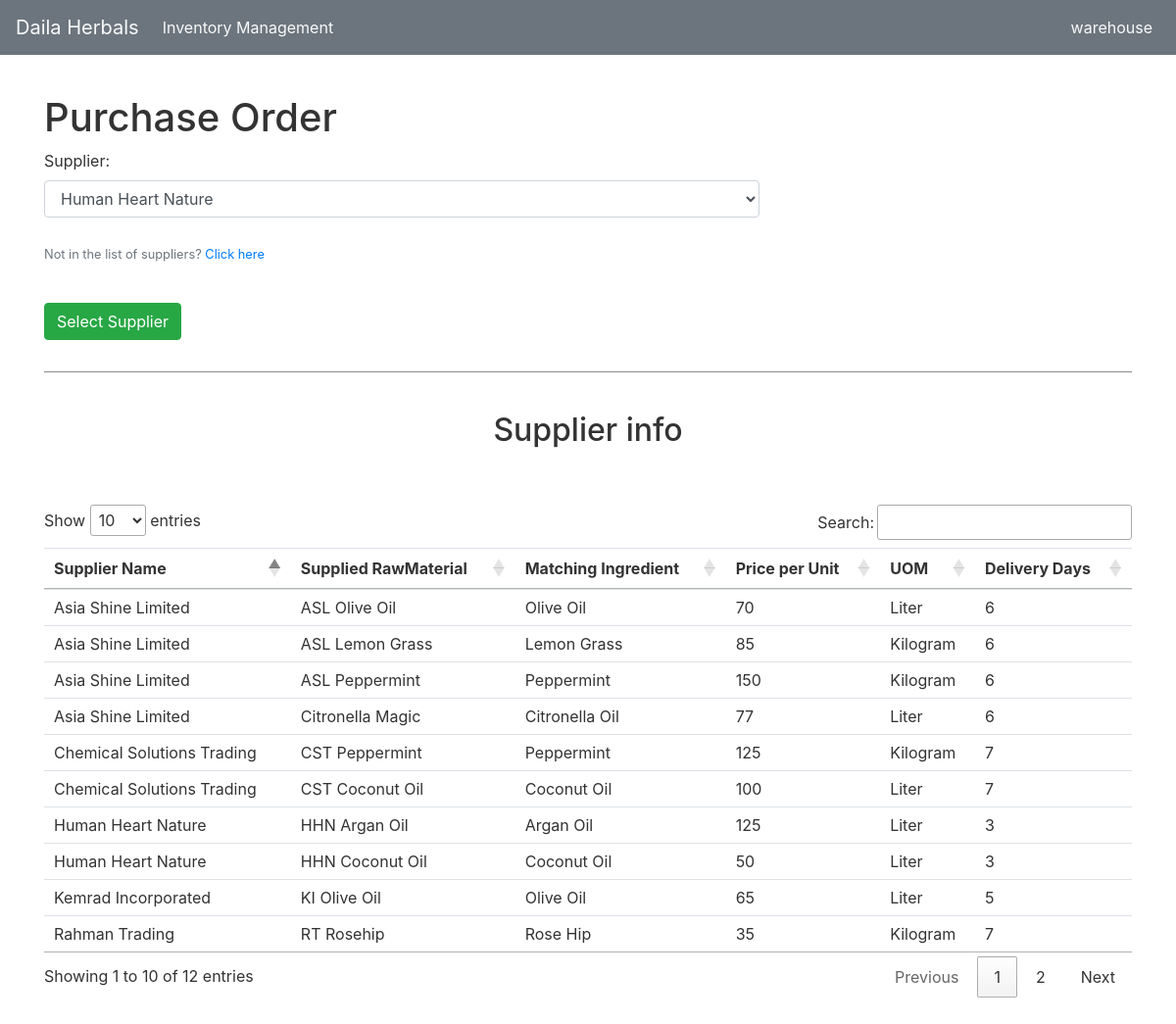
/makePurchaseOrder.php (signed in), run on the app's committed database.
### tables this page shows
CREATE TABLE `rawmaterial` (
  `rawMaterialID` int(11) NOT NULL,
  `name` varchar(45) NOT NULL,
  `supplierID` int(11) NOT NULL,
  `pricePerUnit` float NOT NULL,
  `unitOfMeasurement` varchar(45) NOT NULL
);

CREATE TABLE `supplier` (
  `supplierID` int(11) NOT NULL,
  `company` varchar(45) NOT NULL,
  `firstName` varchar(45) NOT NULL,
  `lastName` varchar(45) NOT NULL,
  `landline` varchar(45) NOT NULL,
  `mobileNumber` varchar(45) NOT NULL,
  `address` text NOT NULL,
  `duration` int(11) NOT NULL
);

CREATE TABLE `ingredient` (
  `ingredientID` int(11) NOT NULL,
  `quantity` float NOT NULL,
  `name` varchar(45) NOT NULL
);

### makePurchaseOrder.php (the view, shortened to what this page needs)
<?php include "includes/sections/header.php"; ?>
<?php include "includes/sections/navbar.php"; ?>
<div class="container">
  <div id="page-wrapper">
      <div class="row">
          <div class="col-lg-12">
              <h1 class="page-header"><br><br>
                  Purchase Order
              </h1>
          </div>
      </div>
      <div class="row">
          <div class="col-lg-8">
              <div class="panel panel-default">
                <?php
                if (!isset($_GET['lack'])) {
                  ?>
                  <form action="postPurchaseOrder.php" method="GET">
                     <div class="form-group">
                        <p class="form-control-static">
                              <label>Supplier:</label></br>
                               <select class="form-control" name="supplier" id="supplier-list">
                               <?php
                                 $result = mysqli_query($conn, 'SELECT * FROM Supplier');
                                 while($row = mysqli_fetch_array($result)){
                                   echo "<label><option value=\"{$row['supplierID']}\">{$row['company']}</option></label>
                                   <br>";
                                 }
                                ?>
                              </select><br><small class="form-text text-muted">Not in the list of suppliers? <a href="addSupplier.php">Click here</a></small><br>
                        </p>
                    <input type="submit" name="submit" value="Select Supplier" class="btn btn-success"/></div>
                  </form>
                  <?php } ?>
                  </div>
              </div>
          </div>
      </div>
      <hr class="style1"><br>
      <h2 class="text-center">Supplier info</h2>
      <div class="row">
          <div class="col-lg-12">
                    <table class="table table-hover" id="dataTables-example">
                        <thead>
                            <tr>
                                <th>Supplier Name</th>
                                <th>Supplied RawMaterial</th>
                                <th>Matching Ingredient</th>
                                <th>Price per Unit</th>
                                <th>UOM</th>
                                <th>Delivery Days</th>
                            </tr>
                        </thead>
                        <tbody>
                        <?php
                            $result = mysqli_query($conn,'SELECT RawMaterial.name AS name,
                                                                 RawMaterial.unitOfMeasurement AS uom,
                                                                 RawMaterial.pricePerUnit AS price,
                                                                 Supplier.company AS suppName,
                                                                 Supplier.duration AS days,
                                                                 Ingredient.name AS ingname
                                                          FROM RawMaterial
                                                          INNER JOIN Supplier ON Supplier.supplierID=Rawmaterial.supplierID
                                                          INNER JOIN RMIngredient ON RawMaterial.rawMaterialID=RMIngredient.rawMaterialID
                                                          INNER JOIN Ingredient ON Ingredient.ingredientID=RMIngredient.ingredientID');
                            while($row = mysqli_fetch_array($result)){
                              $ingname = $row['ingname'];
                              $name = $row['name'];
                              $price = $row['price'];
                              $uom = $row['uom'];
                              $supp = $row['suppName'];
                              $days = $row['days'];
                                  echo '<tr>';
                                    echo '<td>';
                                      echo $supp;
                                    echo '</td>';
                                    echo '<td>';
                                      echo $name;
                                    echo '</td>';
                                    echo '<td>';
                                      echo $ingname;
                                    echo '</td>';
                                    echo '<td>';
                                      echo $price;
                                    echo '</td>';
                                    echo '<td>';
                                      echo $uom;
                                    echo '</td>';
                                    echo '<td>';
                                      echo $days;
                                    echo'</td>';
                                  echo '</tr>';
                            }
                            echo '<br /><br />';
                            ?>
                            </tbody></table>
          </div>
      </div><br><br>
  </div>
<?php include "includes/sections/footer.php"; ?>

### includes/sections/header.php (style rules this page uses)
body { background: #fff; color: #333333; }
hr.style1 { border-top: 1px solid #8c8b8b; }

### data on the page
rawmaterial: supplierID.company "Human Heart Nature", name "HHN Argan Oil", ingredient.name "Argan Oil", pricePerUnit "125", unitOfMeasurement "Liter", supplierID.duration "3"
rawmaterial: supplierID.company "Human Heart Nature", name "HHN Coconut Oil", ingredient.name "Coconut Oil", pricePerUnit "50", unitOfMeasurement "Liter", supplierID.duration "3"
rawmaterial: supplierID.company "Asia Shine Limited", name "ASL Olive Oil", ingredient.name "Olive Oil", pricePerUnit "70", unitOfMeasurement "Liter", supplierID.duration "6"
rawmaterial: supplierID.company "Asia Shine Limited", name "ASL Lemon Grass", ingredient.name "Lemon Grass", pricePerUnit "85", unitOfMeasurement "Kilogram", supplierID.duration "6"
rawmaterial: supplierID.company "Asia Shine Limited", name "ASL Peppermint", ingredient.name "Peppermint", pricePerUnit "150", unitOfMeasurement "Kilogram", supplierID.duration "6"
rawmaterial: supplierID.company "Rahman Trading", name "RT Rosehip", ingredient.name "Rose Hip", pricePerUnit "35", unitOfMeasurement "Kilogram", supplierID.duration "7"
rawmaterial: supplierID.company "Kemrad Incorporated", name "KI Olive Oil", ingredient.name "Olive Oil", pricePerUnit "65", unitOfMeasurement "Liter", supplierID.duration "5"
rawmaterial: supplierID.company "Chemical Solutions Trading", name "CST Peppermint", ingredient.name "Peppermint", pricePerUnit "125", unitOfMeasurement "Kilogram", supplierID.duration "7"
rawmaterial: supplierID.company "Chemical Solutions Trading", name "CST Coconut Oil", ingredient.name "Coconut Oil", pricePerUnit "100", unitOfMeasurement "Liter", supplierID.duration "7"
rawmaterial: supplierID.company "Asia Shine Limited", name "Citronella Magic", ingredient.name "Citronella Oil", pricePerUnit "77", unitOfMeasurement "Liter", supplierID.duration "6"

### other printed values
$_SESSION['username'] "warehouse"
form field supplier "Human Heart Nature"
